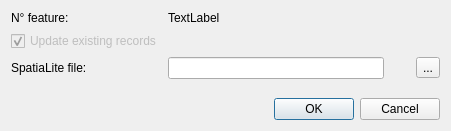
<?xml version="1.0" encoding="UTF-8"?>
<ui version="4.0">
 <class>Dialog</class>
 <widget class="QDialog" name="Dialog">
  <property name="geometry">
   <rect>
    <x>0</x>
    <y>0</y>
    <width>451</width>
    <height>131</height>
   </rect>
  </property>
  <property name="windowTitle">
   <string>Dialog</string>
  </property>
  <layout class="QGridLayout" name="gridLayout">
   <item row="0" column="0">
    <widget class="QLabel" name="label_nfeature">
     <property name="text">
      <string>N° feature:</string>
     </property>
    </widget>
   </item>
   <item row="5" column="0">
    <widget class="QLabel" name="label_db">
     <property name="text">
      <string>SpatiaLite file:</string>
     </property>
    </widget>
   </item>
   <item row="0" column="1">
    <widget class="QLabel" name="label_feat_number">
     <property name="text">
      <string>TextLabel</string>
     </property>
    </widget>
   </item>
   <item row="7" column="1" colspan="3">
    <widget class="QDialogButtonBox" name="buttonBox">
     <property name="orientation">
      <enum>Qt::Horizontal</enum>
     </property>
     <property name="standardButtons">
      <set>QDialogButtonBox::Cancel|QDialogButtonBox::Ok</set>
     </property>
    </widget>
   </item>
   <item row="3" column="0">
    <widget class="QCheckBox" name="checkBox">
     <property name="enabled">
      <bool>false</bool>
     </property>
     <property name="text">
      <string>Update existing records</string>
     </property>
     <property name="checked">
      <bool>true</bool>
     </property>
    </widget>
   </item>
   <item row="6" column="2">
    <spacer name="verticalSpacer">
     <property name="orientation">
      <enum>Qt::Vertical</enum>
     </property>
     <property name="sizeHint" stdset="0">
      <size>
       <width>20</width>
       <height>50</height>
      </size>
     </property>
    </spacer>
   </item>
   <item row="5" column="3">
    <widget class="QToolButton" name="toolButton">
     <property name="text">
      <string>...</string>
     </property>
    </widget>
   </item>
   <item row="5" column="1">
    <widget class="QLineEdit" name="lineEdit">
     <property name="readOnly">
      <bool>true</bool>
     </property>
    </widget>
   </item>
  </layout>
 </widget>
 <resources/>
 <connections>
  <connection>
   <sender>buttonBox</sender>
   <signal>accepted()</signal>
   <receiver>Dialog</receiver>
   <slot>accept()</slot>
   <hints>
    <hint type="sourcelabel">
     <x>248</x>
     <y>254</y>
    </hint>
    <hint type="destinationlabel">
     <x>157</x>
     <y>274</y>
    </hint>
   </hints>
  </connection>
  <connection>
   <sender>buttonBox</sender>
   <signal>rejected()</signal>
   <receiver>Dialog</receiver>
   <slot>reject()</slot>
   <hints>
    <hint type="sourcelabel">
     <x>316</x>
     <y>260</y>
    </hint>
    <hint type="destinationlabel">
     <x>286</x>
     <y>274</y>
    </hint>
   </hints>
  </connection>
 </connections>
</ui>
